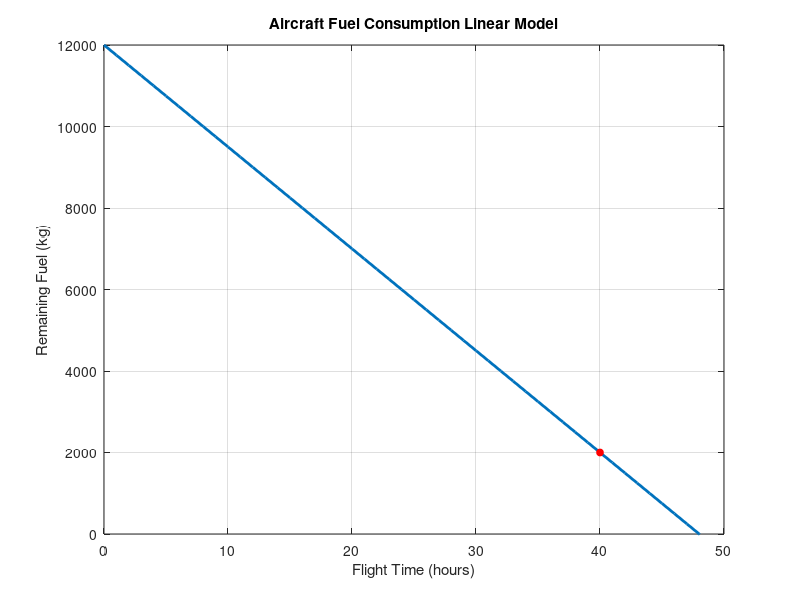

Write the MATLAB code that produced this figure.
% Clear command window and workspace
clc;
clear;

% --- Aircraft Parameters ---
F_0 = 12000;      % Initial fuel in kg
r = 250;          % Fuel consumption rate in kg/hour

% --- Flight Time Array ---
% Create an array for flight time from 0 to 50 hours with 1-hour intervals
t = 0:1:50; 

% --- Linear Fuel Model ---
% Calculate the remaining fuel for every hour in the array 't'
F_remaining = F_0 - r * t;

% --- Display Selected Values ---
time = [5 10 20]; % Specific flight times to check
fuel = F_0 - r * time; % Calculate remaining fuel for those specific times
disp("Flight Time (hours):");
disp(time);
disp("Remaining Fuel (kg):");
disp(fuel);

% --- Find Time for Specific Fuel Level ---
% Determine the exact flight time when the fuel reaches 2000 kg
F_required = 2000;
T_flight = (F_0 - F_required) / r;
fprintf("Fuel reaches 2000 kg after %.2f hours\n", T_flight);

% Define the specific point you want to highlight
y_point = F_required;                    % Y-coordinate
x_point = (F_0 - F_required ) / r;       % X-coordinate

% --- Plotting the Model ---
figure(1); 
clf;

% Plot the main line
plot(t, F_remaining, 'LineWidth', 2);
hold on; % Keep the line visible while adding the point

% Plot the specific point
plot(x_point, y_point, 'ro', 'MarkerSize', 5, 'MarkerFaceColor', 'r');
hold off; % Release the plot hold

xlabel('Flight Time (hours)');
ylabel('Remaining Fuel (kg)');
title('Aircraft Fuel Consumption Linear Model');
grid on; % Enable grid for better readability
xlim([0 50]);
ylim([0 inf]);
set(gcf, 'WindowStyle', 'docked');
